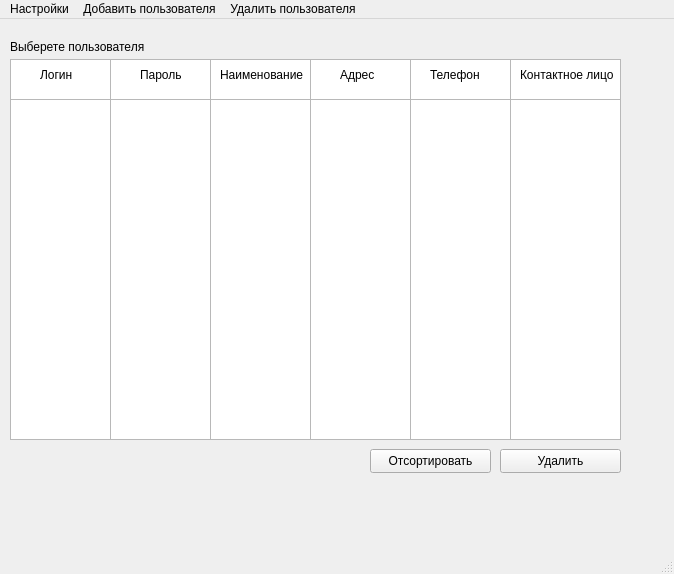
<?xml version="1.0" encoding="UTF-8"?>
<ui version="4.0">
 <class>MainWindow</class>
 <widget class="QMainWindow" name="MainWindow">
  <property name="geometry">
   <rect>
    <x>0</x>
    <y>0</y>
    <width>674</width>
    <height>574</height>
   </rect>
  </property>
  <property name="windowTitle">
   <string>MainWindow</string>
  </property>
  <widget class="QWidget" name="centralwidget">
   <widget class="QTableWidget" name="tableWidget">
    <property name="geometry">
     <rect>
      <x>10</x>
      <y>40</y>
      <width>601</width>
      <height>381</height>
     </rect>
    </property>
    <property name="toolTip">
     <string>&lt;html&gt;&lt;head/&gt;&lt;body&gt;&lt;p&gt;&lt;br/&gt;&lt;/p&gt;&lt;/body&gt;&lt;/html&gt;</string>
    </property>
   </widget>
   <widget class="QColumnView" name="columnView">
    <property name="geometry">
     <rect>
      <x>10</x>
      <y>40</y>
      <width>101</width>
      <height>381</height>
     </rect>
    </property>
   </widget>
   <widget class="QColumnView" name="columnView_2">
    <property name="geometry">
     <rect>
      <x>110</x>
      <y>40</y>
      <width>101</width>
      <height>381</height>
     </rect>
    </property>
   </widget>
   <widget class="QColumnView" name="columnView_3">
    <property name="geometry">
     <rect>
      <x>210</x>
      <y>40</y>
      <width>101</width>
      <height>381</height>
     </rect>
    </property>
   </widget>
   <widget class="QColumnView" name="columnView_4">
    <property name="geometry">
     <rect>
      <x>310</x>
      <y>40</y>
      <width>101</width>
      <height>381</height>
     </rect>
    </property>
   </widget>
   <widget class="QColumnView" name="columnView_5">
    <property name="geometry">
     <rect>
      <x>410</x>
      <y>40</y>
      <width>101</width>
      <height>381</height>
     </rect>
    </property>
   </widget>
   <widget class="QColumnView" name="columnView_6">
    <property name="geometry">
     <rect>
      <x>510</x>
      <y>40</y>
      <width>111</width>
      <height>381</height>
     </rect>
    </property>
   </widget>
   <widget class="QLabel" name="label">
    <property name="geometry">
     <rect>
      <x>10</x>
      <y>20</y>
      <width>161</width>
      <height>16</height>
     </rect>
    </property>
    <property name="text">
     <string>Выберете пользователя</string>
    </property>
   </widget>
   <widget class="QColumnView" name="columnView_7">
    <property name="geometry">
     <rect>
      <x>10</x>
      <y>40</y>
      <width>101</width>
      <height>41</height>
     </rect>
    </property>
   </widget>
   <widget class="QColumnView" name="columnView_8">
    <property name="geometry">
     <rect>
      <x>110</x>
      <y>40</y>
      <width>101</width>
      <height>41</height>
     </rect>
    </property>
   </widget>
   <widget class="QColumnView" name="columnView_9">
    <property name="geometry">
     <rect>
      <x>210</x>
      <y>40</y>
      <width>101</width>
      <height>41</height>
     </rect>
    </property>
   </widget>
   <widget class="QColumnView" name="columnView_10">
    <property name="geometry">
     <rect>
      <x>310</x>
      <y>40</y>
      <width>101</width>
      <height>41</height>
     </rect>
    </property>
   </widget>
   <widget class="QColumnView" name="columnView_11">
    <property name="geometry">
     <rect>
      <x>410</x>
      <y>40</y>
      <width>101</width>
      <height>41</height>
     </rect>
    </property>
   </widget>
   <widget class="QColumnView" name="columnView_12">
    <property name="geometry">
     <rect>
      <x>510</x>
      <y>40</y>
      <width>111</width>
      <height>41</height>
     </rect>
    </property>
   </widget>
   <widget class="QLabel" name="label_2">
    <property name="geometry">
     <rect>
      <x>40</x>
      <y>40</y>
      <width>41</width>
      <height>31</height>
     </rect>
    </property>
    <property name="text">
     <string>Логин</string>
    </property>
   </widget>
   <widget class="QLabel" name="label_3">
    <property name="geometry">
     <rect>
      <x>140</x>
      <y>40</y>
      <width>51</width>
      <height>31</height>
     </rect>
    </property>
    <property name="text">
     <string>Пароль</string>
    </property>
   </widget>
   <widget class="QLabel" name="label_4">
    <property name="geometry">
     <rect>
      <x>220</x>
      <y>40</y>
      <width>111</width>
      <height>31</height>
     </rect>
    </property>
    <property name="text">
     <string>Наименование</string>
    </property>
   </widget>
   <widget class="QLabel" name="label_5">
    <property name="geometry">
     <rect>
      <x>340</x>
      <y>40</y>
      <width>41</width>
      <height>31</height>
     </rect>
    </property>
    <property name="text">
     <string>Адрес</string>
    </property>
   </widget>
   <widget class="QLabel" name="label_6">
    <property name="geometry">
     <rect>
      <x>430</x>
      <y>40</y>
      <width>61</width>
      <height>31</height>
     </rect>
    </property>
    <property name="text">
     <string>Телефон</string>
    </property>
   </widget>
   <widget class="QLabel" name="label_7">
    <property name="geometry">
     <rect>
      <x>520</x>
      <y>40</y>
      <width>101</width>
      <height>31</height>
     </rect>
    </property>
    <property name="text">
     <string>Контактное лицо</string>
    </property>
   </widget>
   <widget class="QPushButton" name="pushButton">
    <property name="geometry">
     <rect>
      <x>500</x>
      <y>430</y>
      <width>121</width>
      <height>24</height>
     </rect>
    </property>
    <property name="text">
     <string>Удалить</string>
    </property>
   </widget>
   <widget class="QPushButton" name="pushButton_2">
    <property name="geometry">
     <rect>
      <x>370</x>
      <y>430</y>
      <width>121</width>
      <height>24</height>
     </rect>
    </property>
    <property name="text">
     <string>Отсортировать</string>
    </property>
   </widget>
  </widget>
  <widget class="QMenuBar" name="menubar">
   <property name="geometry">
    <rect>
     <x>0</x>
     <y>0</y>
     <width>674</width>
     <height>21</height>
    </rect>
   </property>
   <widget class="QMenu" name="menu">
    <property name="title">
     <string>Настройки</string>
    </property>
    <addaction name="action"/>
   </widget>
   <widget class="QMenu" name="menu_2">
    <property name="title">
     <string>Добавить пользователя</string>
    </property>
   </widget>
   <widget class="QMenu" name="menu_3">
    <property name="title">
     <string>Удалить пользователя</string>
    </property>
   </widget>
   <addaction name="menu"/>
   <addaction name="menu_2"/>
   <addaction name="menu_3"/>
  </widget>
  <widget class="QStatusBar" name="statusbar"/>
  <action name="action">
   <property name="text">
    <string>Выйти из системы</string>
   </property>
  </action>
 </widget>
 <resources/>
 <connections/>
</ui>
